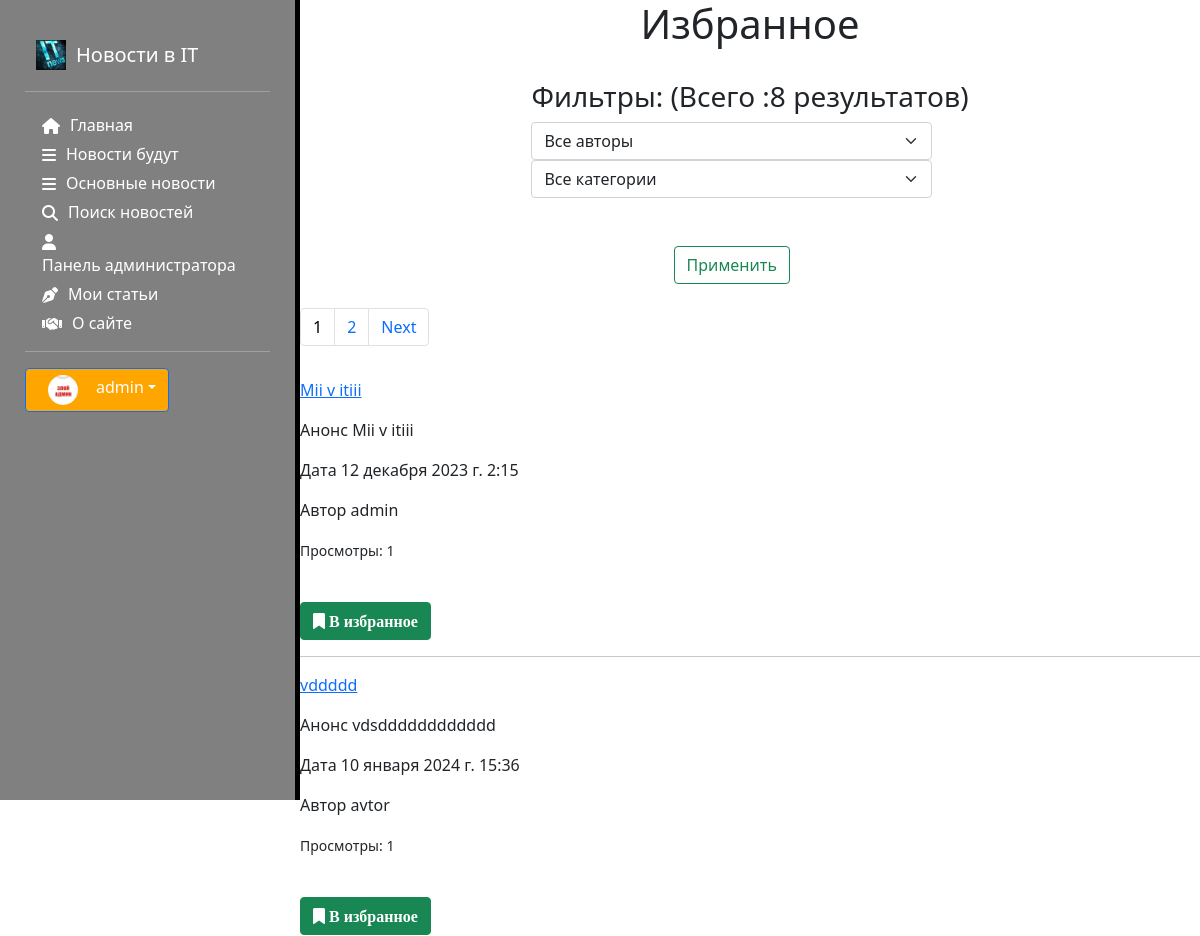
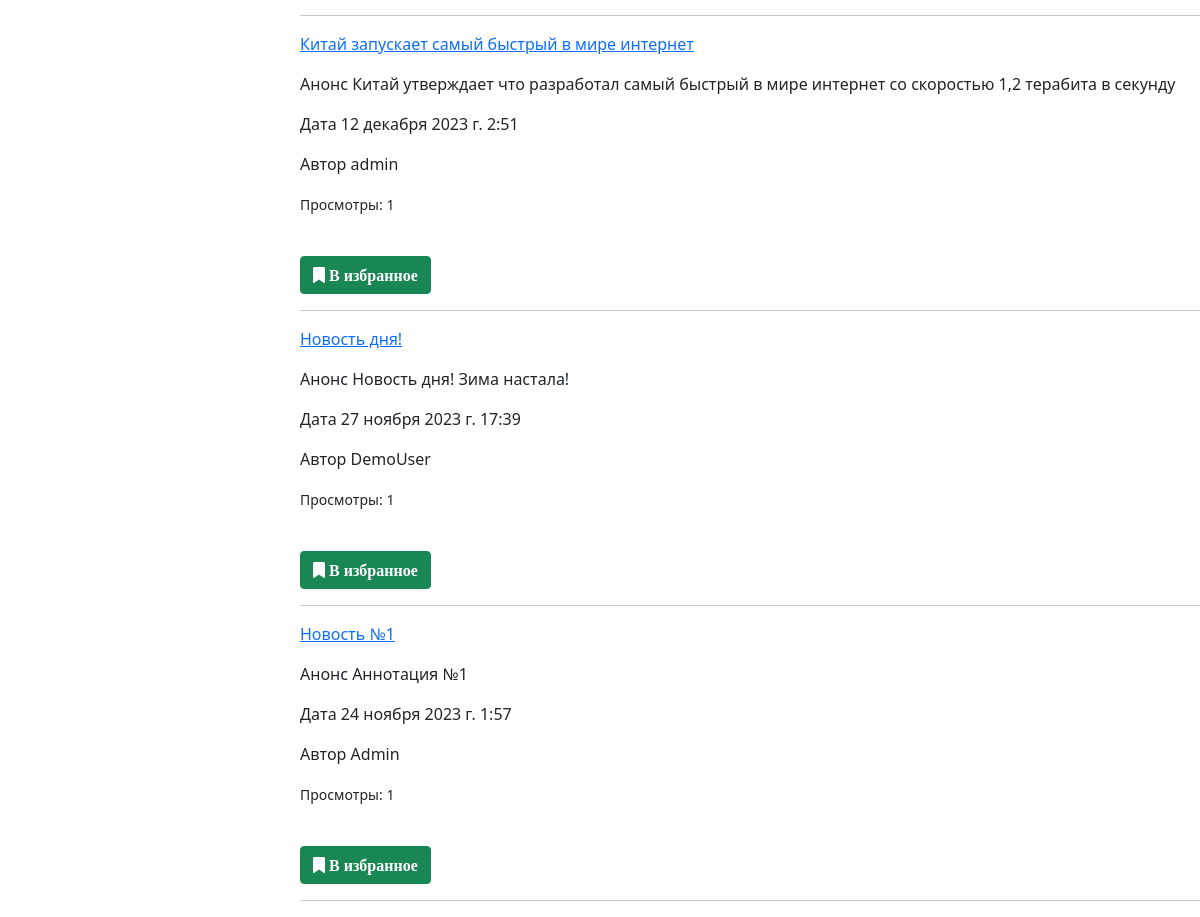
The app's page /users/myfavorits (signed in) with its own data (2 pictures, top to bottom).
### users/models.py (models this page shows, shortened)
class Account(models.Model):
    gender_choices = (('M', 'Male'),
                      ('F', 'Female'),
                      ('N/A', 'Not answered'))
    user = models.OneToOneField(User, on_delete=models.CASCADE,
                                primary_key=True)
    nickname = models.CharField(max_length=100)
    birthdate = models.DateField(null=True)
    gender = models.CharField(choices=gender_choices, max_length=20, null=True)
    account_image = models.ImageField(default='def.png', upload_to='account_images', null=True)
    address = models.CharField(max_length=100, null=True)
    vk = models.CharField(max_length=100, null=True)
    instagram = models.CharField(max_length=100, null=True)
    telegram = models.CharField(max_length=100, null=True)
    phone = models.CharField(max_length=20, null=True, validators=[validate_phone])
    class Meta:
        ordering = ['user']
        verbose_name = 'Профиль'
        verbose_name_plural ='Профили'

### news/models.py (models this page shows, shortened)
class Article(models.Model):
    categories = (('E', 'Economics'),
                  ('S', 'Science'),
                  ('IT', 'IT'))
    author = models.ForeignKey(User, on_delete=models.SET_NULL, null=True)
    title = models.CharField('Название', max_length=50, default='', validators=[MinLengthValidator(2)])
    anouncement = models.TextField('Аннотация', max_length=250, validators=[MinLengthValidator(10)])
    text = models.TextField('Текст новости', validators=[MinLengthValidator(100)])
    date = models.DateTimeField('Дата публикации', auto_now=True)
    category = models.CharField(choices=categories, max_length=20, verbose_name='Категории')
    tags = models.ManyToManyField(to=Tag, blank=True)
    def get_absolute_url(self):
        return f'/news/list/{self.id}'
    def get_views(self):
        return self.views.count()
    class Meta:
        ordering = ['title', 'date']
        verbose_name = 'Новость'
        verbose_name_plural = 'Новости'

### users/views.py (the view)
# urls.py: path('myfavorits', views.my_favorits, name='my_favorits'),
@login_required
def my_favorits(request):
    categories = Article.categories  # создали перечень категорий
    author_list = User.objects.all()
    bookmarks_news = FavoriteArticle.objects.filter(user=request.user.id).values('article_id')
    news = Article.objects.filter(id__in=bookmarks_news)
    if request.method == "POST":
        selected_author = int(request.POST.get('author_filter'))
        selected_category = int(request.POST.get('category_filter'))
        request.session['selected_author'] = selected_author
        request.session['selected_category'] = selected_category
        if selected_author == 0:  # выбраны все авторы
            news = news.all().order_by('-date')
        else:
            news = news.filter(author=selected_author)
        if selected_category != 0:  # фильтруем найденные по авторам результаты по категориям
            news = news.filter(category__icontains=categories[selected_category - 1][0])
    else:  # если страница открывется
        selected_author = request.session.get('selected_author')
        print(selected_author)
        if selected_author != None and selected_author != 0:  # если не пустое - находим нужные новости
            news = news.filter(author=selected_author)
        selected_category = request.session.get('selected_category')
        print(selected_category)
        if selected_category != None and selected_category != 0:  # если не пустое - находим нужные ноновсти
            news = news.filter(category__icontains=categories[selected_category - 1][0])
    total = len(news)
    p = Paginator(news, 5)
    page_number = request.GET.get('page')
    page_obj = p.get_page(page_number)
    context = {'news': page_obj, 'total': total, 'selected_author': selected_author,
               'categories': categories, 'selected_category': selected_category, 'author_list': author_list}
    return render(request, 'users/my_favorits.html', context)

### users/templatetags/users_extras.py (called while the page is built)
@register.filter(name="has_group")
def has_group(user,group_name):
    return user.groups.filter(name=group_name).exists()

### users/templates/users/my_favorits.html (shortened to what this page needs)
{% extends 'main/base_template.html' %}
{% load static %}
{% load bootstrap5 %}
{% block content %}
<h1 class="text-center">Избранное</h1>
<br>
<div class="text-center">
    <label><h3> Фильтры: (Всего :{{ total }} результатов) </h3>
        <form method="post">
            <div class="form-group col-11">
                <select class="form-select" name="author_filter">
                    <option value="0">Все авторы</option>
                </select>
                <select class="form-select" name="category_filter">
                    <option value="0">Все категории</option>
                </select>
                <br>
                <br>
                <input type="submit" class="btn btn-outline-success" value="Применить">
            </div>
        </form>
    </label>
</div>
<br>
{% if total > 1 %}
<div class="row">
    <nav aria-label="Page navigation example">
        <ul class="pagination">
            {% for p in news.paginator.page_range %}
            {% if news.number == p %}
            <li class="page-item"><p class="page-link" style="color:black;"> {{ p }}</p></li>
            {% else %}
            <li class="page-item"><a class="page-link" href="?page={{ p }}"> {{ p }}</a></li>
            {% endif %}
            {% endfor %}
            {% if news.has_next %}
            <li class="page-item"><a class="page-link" href="?page={{ news.next_page_number }}">Next</a></li>
            {% endif %}
        </ul>
    </nav>
</div>
{% endif %}
{% for n in news %}
<div>
    <p><a href="{{n.get_absolute_url}}">{{ n.title }} </a></p>
    <p> Анонс {{ n.anouncement }}</p>
    <p> Дата {{ n.date }}</p>
    <p> Автор {{ n.author.username }}</p>
    <p><small>Просмотры: {{ n.get_views }}</small></p>
    <br>
    <a class="btn btn-success" href="{% url 'favorites' n.pk %}"><i class="fa fa-bookmark"> В избранное</i></a>
    <hr>
</div>
{% endfor %}
{% endblock content %}

### main/templates/main/sidebar.html (shortened to what this page needs)
{% load bootstrap5 %}
{% load static %}
{% bootstrap_css %}
{% load users_extras %}
<link rel="stylesheet" href="{% static 'main/css/style.css' %}">
<link href="https://cdn.jsdelivr.net/npm/bootstrap@5.0.0/dist/css/bootstrap.min.css" rel="stylesheet">
<link rel="stylesheet" href="https://ajax.googleapis.com/ajax/libs/jqueryui/1.11.4/themes/smoothness/jquery-ui.css">
<aside>
    <a href="{% url 'home' %}" class="d-flex align-items-center mb-3 mb-md-0 me-md-auto text-white text-decoration-none">
        <img src="{% static 'main' %}/img/News_icon.png" width="40" height="50">
        <span class="fs-5 d-none d-lg-block responsive-title">Новости в IT</span>
    </a>
    <hr>
    <ul class="nav nav-pills flex-column mb-auto">
        <li class="nav-item">
            <a href="{% url 'home' %}" {% if request.resolver_match.view_name == '/' %} class="link-active" aria-current="page" {% endif %}>
            <i class="fa fa-house menu-icon {% if request.path  == '/' %} link-active {% endif %}"></i>
            <div class="d-none d-lg-block">Главная</div>
            </a>
        </li>
        <li class="nav-item">
            <a href="{% url 'news_index' %}" {% if request.resolver_match.view_name == 'news_index' %} class="link-active" aria-current="page" {% endif %}>
            <i class="fa fa-bars menu-icon"></i>
            <div class="d-none d-lg-block">Новости будут</div>
            </a>
        </li>
        <li class="nav-item">
            <a href="{% url 'news_list' %}" {% if request.resolver_match.view_name == 'news_list' %} class="link-active" aria-current="page" {% endif %}>
            <i class="fa fa-bars menu-icon"></i>
            <div class="d-none d-lg-block">Основные новости</div>
            </a>
        </li>
        <li>
            <a href="{% url 'news_search' %}" {% if request.path == '/search/' %} class="link-active" aria-current="page" {% endif %}>
            <i class="fa fa-magnifying-glass menu-icon"></i>
            <div class="d-none d-lg-block"> Поиск новостей</div>
            </a>
        </li>
        <li class="nav-item">
            <a href="/admin/" {% if request.path  == '/admin/' %} class="link-active" aria-current="page" {% endif %}>
            <i class="fa fa-user menu-icon {% if request.path  == '/admin/' %} link-active {% endif %}" ></i>
            <div class="d-none d-lg-block">Панель администратора</div>
            </a>
        </li>
        {% if request.user|has_group:"Authors" %}
              <li>
                <a href="{% url 'my_news_list' %}" {% if request.path  == '/myarticles/' %} class="link-active" aria-current="page" {% endif %}>
                    <i class="fa fa-pen-nib menu-icon"></i>  <div class="d-none d-lg-block"> Мои статьи</div>
                </a>
              </li>
        {% endif %}
        <li>
            <a href="{% url 'about' %}" {% if request.resolver_match.view_name == '/about/' %} class="link-active" aria-current="page" {% endif %}>
            <i class="fa fa-handshake menu-icon"></i>
            <div class="d-none d-lg-block"> О сайте</div>
            </a>
        </li>
    </ul>
    <hr>
    {% if request.user.id %}
    <div class="dropdown">
        <button class="btn btn-primary dropdown-toggle" type="button" id="dropdownMenuButton1" data-bs-toggle="dropdown"
                aria-expanded="false" style="background:#FFA500;">
            <img src="{{ request.user.account.account_image.url }}" alt="" width="25" height="25" class="rounded-circle me-2">
            <div class="d-none d-lg-block"> {{ request.user.username }} </div>
        </button>
    </div>
    {% endif %}
    <br>
</aside>

### main/static/main/css/style.css (style rules this page uses)
body { background-color:#FFFFFF; }
aside { float: left; background: #808080; max-width: 25%; padding: 1%; height: 100vh; color: white; border-right: 5px solid #000000; position: fixed; }
a { text-decoration:none; color:white; }
aside img { padding: 0px 10px; width: auto; height: 30px; float: left; border-radius:5%; }
aside { padding: 35px 25px; background: #808080; width: 100%; }
aside a { color: #FFFFFF; outline: none; text-decoration: none; padding: 5px 1px; }
aside li { padding: 5px 17px 0; }
.d-lg-block { float: inline-start; white-space:nowrap; border-right: none; overflow-x:auto; }
.menu-icon { float: inline-start; padding: 5px 10px 0 0; border-right: 5px; }
@media (max-width: 1339.98px) { .responsive-title { white-space:normal; } }

### records on screen
Article: title "Mii v itiii", anouncement "Mii v itiii", date "12 декабря 2023 г. 2:15", author.username "admin", get_views "1"
Article: title "vddddd", anouncement "vdsdddddddddddd", date "10 января 2024 г. 15:36", author.username "avtor", get_views "1"
Article: title "Китай запускает самый быстрый в мире интернет", anouncement "Китай утверждает что разработал самый быстрый в мире интернет со скоростью 1,2 терабита в секунду", date "12 декабря 2023 г. 2:51", author.username "admin", get_views "1"
Article: title "Новость дня!", anouncement "Новость дня! Зима настала!", date "27 ноября 2023 г. 17:39", author.username "DemoUser", get_views "1"
Article: title "Новость №1", anouncement "Аннотация №1", date "24 ноября 2023 г. 1:57", author.username "Admin", get_views "1"

### other values on screen
{{ request.user.username }} "admin"
{{ total }} "8"
{{ p }} "1"
{{ p }} "2"
